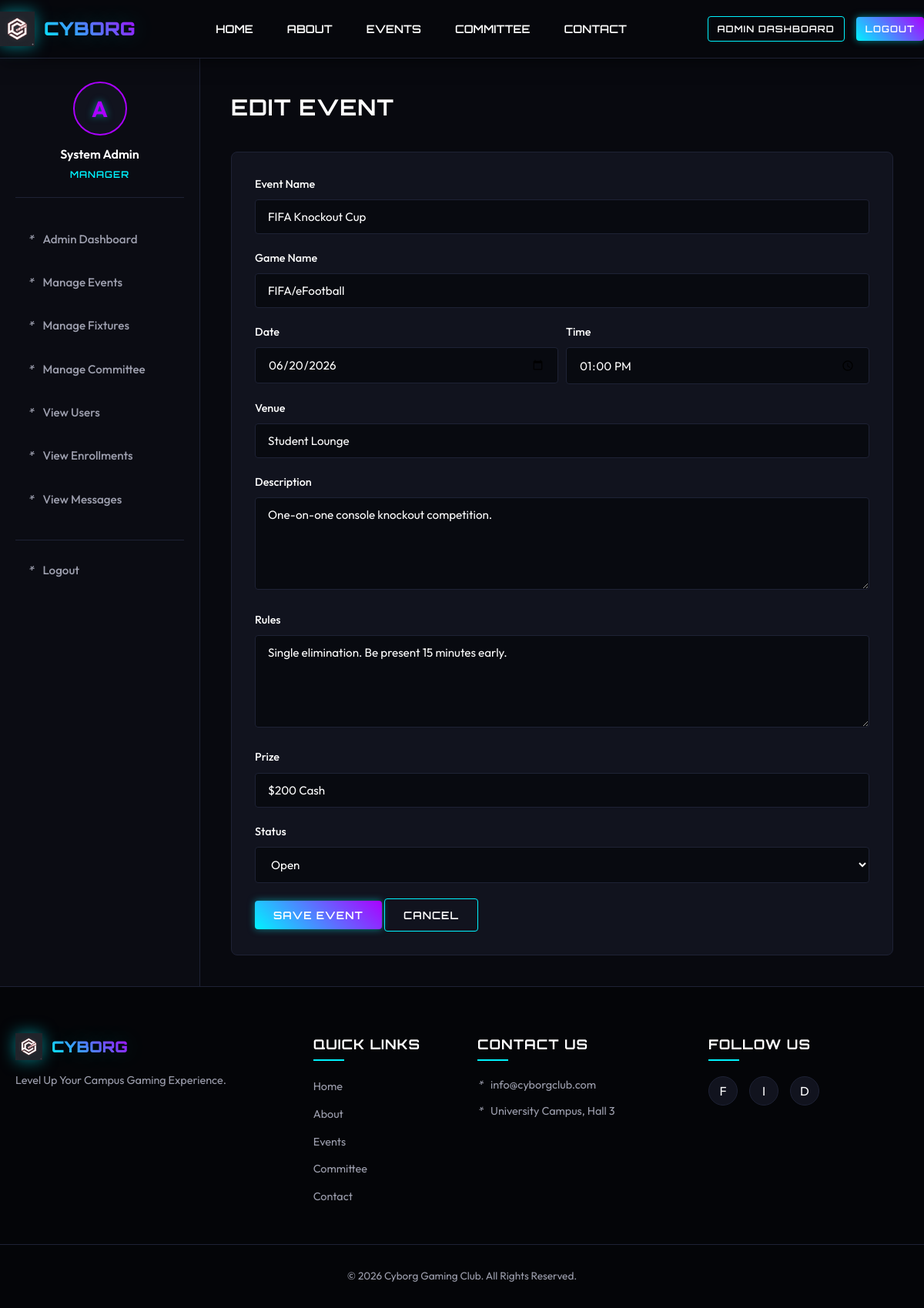
Screenshot of /admin/edit_event.php?id=2 (signed in) with the database file from the repository.
### tables this page shows
CREATE TABLE events (
    id INT AUTO_INCREMENT PRIMARY KEY,
    event_name VARCHAR(150) NOT NULL,
    game_name VARCHAR(100) NOT NULL,
    event_date DATE NOT NULL,
    event_time TIME NOT NULL,
    venue VARCHAR(150) NOT NULL,
    description TEXT,
    rules TEXT,
    prize VARCHAR(150),
    status ENUM('open','upcoming','finished') NOT NULL DEFAULT 'open',
    created_at DATETIME NOT NULL DEFAULT CURRENT_TIMESTAMP
);

### includes/helpers.php (called while the page is built, shortened)
<?php
function h($value) {
    return htmlspecialchars((string)$value, ENT_QUOTES, "UTF-8");
}
?>

### admin/event_form.php (the view, shortened to what this page needs)
<?php $event = $event ?? ["id"=>"", "event_name"=>"", "game_name"=>"", "event_date"=>"", "event_time"=>"", "venue"=>"", "description"=>"", "rules"=>"", "prize"=>"", "status"=>"open"]; ?>
<div class="db-panel">
    <form action="" method="POST">
        <div class="form-group"><label class="form-label">Event Name</label><input class="form-control" name="event_name" value="<?php echo h($event["event_name"]); ?>" required></div>
        <div class="form-group"><label class="form-label">Game Name</label><input class="form-control" name="game_name" value="<?php echo h($event["game_name"]); ?>" required></div>
        <div style="display:grid; grid-template-columns: 1fr 1fr; gap:10px;"><div class="form-group"><label class="form-label">Date</label><input type="date" class="form-control" name="event_date" value="<?php echo h($event["event_date"]); ?>" required></div><div class="form-group"><label class="form-label">Time</label><input type="time" class="form-control" name="event_time" value="<?php echo h($event["event_time"]); ?>" required></div></div>
        <div class="form-group"><label class="form-label">Venue</label><input class="form-control" name="venue" value="<?php echo h($event["venue"]); ?>" required></div>
        <div class="form-group"><label class="form-label">Description</label><textarea class="form-control" name="description"><?php echo h($event["description"]); ?></textarea></div>
        <div class="form-group"><label class="form-label">Rules</label><textarea class="form-control" name="rules"><?php echo h($event["rules"]); ?></textarea></div>
        <div class="form-group"><label class="form-label">Prize</label><input class="form-control" name="prize" value="<?php echo h($event["prize"]); ?>"></div>
        <div class="form-group"><label class="form-label">Status</label><select class="form-control" name="status"><option value="open" <?php if($event["status"]==="open") echo "selected"; ?>>Open</option></select></div>
        <button class="btn btn-primary" type="submit">Save Event</button>
        <a class="btn btn-secondary" href="manage_events.php">Cancel</a>
    </form>
</div>

### assets/css/main.css (style rules this page uses)
:root { --bg-main: #07080d; --bg-card: #11131e; --bg-card-hover: #181b2b; --color-primary: #00f3ff; --color-secondary: #ab00ff; --color-text-white: #ffffff; --color-text-gray: #9d9fae; --color-text-dark: #07080d; --color-danger: #ff0055; --color-success: #00ff66; --border-color: #1e2235; --font-heading: 'Orbitron', sans-serif; --font-body: 'Outfit', sans-serif; --glow-cyan: 0 0 10px rgba(0, 243, 255, 0.5); --glow-purple: 0 0 10px rgba(171, 0, 255, 0.5); --transition-speed: 0.3s; }
* { box-sizing: border-box; margin: 0; padding: 0; }
body { background-color: var(--bg-main); color: var(--color-text-gray); font-family: var(--font-body); line-height: 1.6; overflow-x: hidden; min-height: 100vh; display: flex; flex-direction: column; }
a { color: var(--color-primary); text-decoration: none; transition: all var(--transition-speed) ease; }
.btn { display: inline-block; padding: 10px 24px; font-family: var(--font-heading); font-weight: 600; font-size: 0.85rem; text-transform: uppercase; text-align: center; border: none; border-radius: 4px; cursor: pointer; transition: all var(--transition-speed) ease; letter-spacing: 1px; }
.btn-primary { background: linear-gradient(45deg, var(--color-primary), var(--color-secondary)); color: var(--color-text-white); box-shadow: var(--glow-cyan); }
.btn-secondary { background-color: transparent; color: var(--color-text-white); border: 1px solid var(--color-primary); }
.form-group { margin-bottom: 20px; }
.form-label { display: block; color: var(--color-text-white); margin-bottom: 8px; font-size: 0.9rem; font-weight: 500; }
.form-control { width: 100%; padding: 12px 16px; background-color: rgba(7, 8, 13, 0.8); border: 1px solid var(--border-color); color: var(--color-text-white); border-radius: 4px; font-family: var(--font-body); font-size: 0.95rem; transition: all var(--transition-speed) ease; }
textarea.form-control { resize: vertical; min-height: 120px; }

### css/dashboard.css (style rules this page uses)
.db-panel { background-color: var(--bg-card); border: 1px solid var(--border-color); border-radius: 8px; padding: 30px; }

### rows the page displays
events: event_name "FIFA Knockout Cup", game_name "FIFA/eFootball", event_date "06/20/2026", event_time "13:00:00", venue "Student Lounge", description "One-on-one console knockout competition.", rules "Single elimination. Be present 15 minutes early.", prize "$200 Cash", status "Open"
